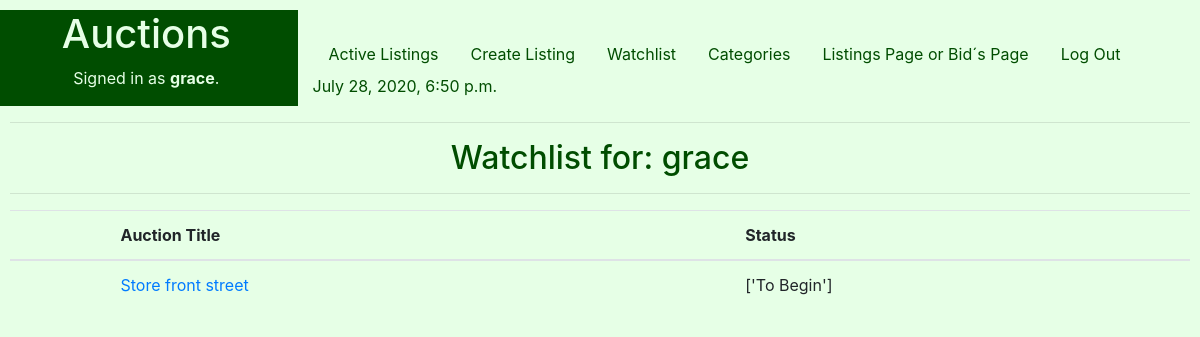
The page /Watchlist (signed in) on the database as committed earlier.
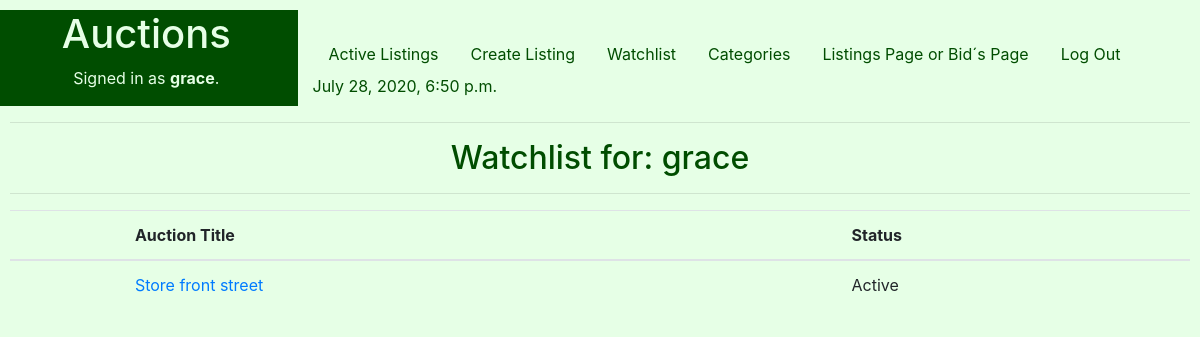
The same page on the database as committed later.
### auctions/models.py (models this page shows, shortened)
class Watchlist(models.Model):
    Lcode = models.ForeignKey(Listings, on_delete=models.CASCADE)
    Wflag =models.IntegerField() #Key
    user = models.CharField(max_length=25)

class Listings(models.Model):
    STATUS = (
        ('Active', 'Active - Receiving Bids'),
        ('To Begin', 'To Begin - De Auction didn´t start yet'),
        ('Closed', 'Closed - The seller gave up the auction'),
        ('Sold', 'Sold'),
    )
    Ltitle = models.CharField(help_text="Choose a title for your listing",max_length=50)
    Ccode=models.IntegerField(help_text="Categories Ex: 1-Apartament,2-Commercial,3-Farm, 4-House ") #foreign key from PropTypes
    Ldescription = models.CharField(max_length=250)
    Lprice = models.FloatField(help_text="starting bid Just USD") #initial price
    Ldatestart = models.DateField(help_text="Please use the following format: <em>YYYY-MM-DD</em>. for the auction start")
    Lduration = models.IntegerField(help_text="Duration expressed in days" )
    Luser = models.CharField(max_length=25)
    Limage= models.ImageField(upload_to="media", blank=True) #Name of the picture saved on static folder
    Lstatus = models.CharField(max_length=8, choices=STATUS )

### auctions/views.py (the view)
# urls.py: path('Watchlist', views.Watchlist_view, name='Watchlist'),
@login_required
def Watchlist_view(request):
    d = datetime.now()
    try:
        W = Watchlist.objects.all()
        context={
           "d" : d,
           "Wishlists": W,
        }
        return render(request, "auctions/Watchlist.html", context)
    except:
        context={
          "d" : d,
        }
        return render(request, "auctions/Watchlist.html", context)

### auctions/templates/auctions/WatchList.html (shortened to what this page needs)
{% extends "auctions/layout.html" %}
{% block body %}
<h2 style=" text-align: center;">Watchlist for: {{user.username}} </h2>
  <hr>
<form action ="{% url 'auctions:Watchlist' %}">
   	<div class="form-group" >
        <table class="table" width=50%>
            <thead>
		      	    <tr>
                <th </th>
                <th scope="col">Auction Title </th>
                <th scope="col">Status </th>
      	        </tr>
		        </thead>
            {% if Wishlists|length > 0  %}
	              {% for W in Wishlists %}
                  {%if user.username == W.user%}
                      <tr>
                      <td></td>
                      <td><a href="{% url 'auctions:BidsDetail' Btitle=W.Lcode.Ltitle %}">  {{W.Lcode.Ltitle}} </a> </td>
                      <td>  {{W.Lcode.Lstatus}} </td>
                      </tr>
                  {%endif%}
                {% endfor %}
            {% else %}
                 	<div class="form-group">
                      	<output><h1>No matches found for your Whatchlist   {{user.username}} </h1></output>
                        <input type="hidden" id="u" name="username" value={{user.username}}>
                	</div>
            {% endif %}
	      </table>
    </div>
</form>
{% endblock %}

Rows that differ between the two databases and show on the page:
changed through a linked row, Watchlist "Store front street": Lcode.Lstatus "['To Begin']" → "Active"
